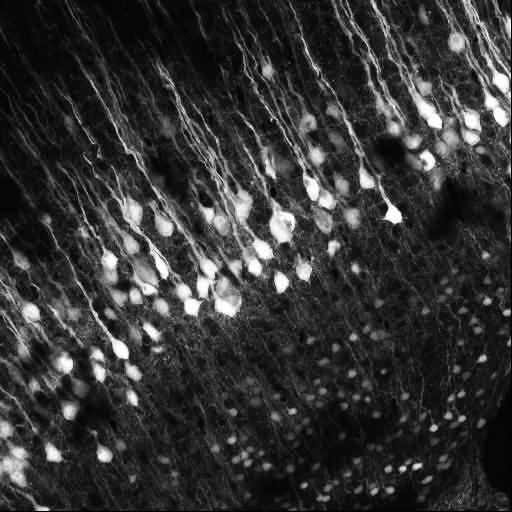
#> input picture data/cells.png, 512 x 512 px
$ jupyter execute deconvolution.ipynb
#> lines starting #> are read from the running program, lines starting #| are printed output that depends on the picture
# [Lab Session 4](deconvolution.ipynb)

[cell 1]
import numpy as np
import matplotlib.pyplot as plt

from skimage.restoration import wiener
from scipy.signal import convolve2d as conv
from scipy.stats import multivariate_normal as multi_normal

np.random.seed(0)

Load the image.

[cell 2]
img = plt.imread('data/cells.png')[128:384, 128:384] # schneidet Zeilen und Spalten 128 bis 384 aus dem Bild heraus
#> img: shape (256, 256) float32; min 0, max 1, mean 0.298
plt.imshow(img, 'gray')

**[Task 1.]()** Apply the following PSF to the image and then display it.

[cell 3]
psf_size = 10 # Größe des PSF-Kernels (10x10)
psf = np.ones((psf_size, psf_size)) / psf_size ** 2 # Normalisiertes PSF-Kernel -> alles Werte der matrix =1

[cell 4]
img_psf = conv(img, psf, mode='same', boundary='symm') # Faltung des Bildes mit dem PSF-Kernel (Bild wird verwischt)
plt.imshow(img_psf, 'gray')

**[Task 2.]()** Have a look at the Gaussian PSF which is not uniformly distributed. Apply it to the image.

[cell 5]
def create_psf(size): # erstellt ein PSF-Kernel basierend auf einer 2D-Gaußverteilung
    factor = size * 1.8
    x, y = np.mgrid[0:size:1, 0:size:1]
    pos = np.empty(x.shape + (2,))
    pos[:, :, 0] = x
    pos[:, :, 1] = y
    rv = multi_normal([int(size / 2), (int(size / 2))], [[factor * 1., factor * 1.2], [factor * .5, factor * .7]])
    return rv.pdf(pos)

plt.imshow(create_psf(psf_size), 'gray')
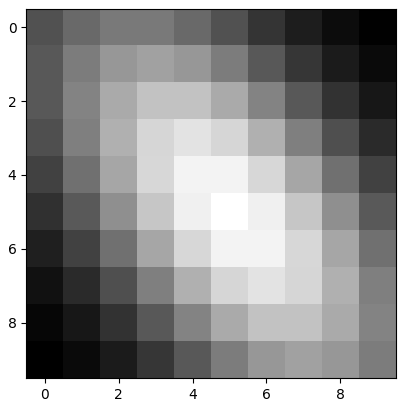
#> figure drawn by matplotlib, 1 panel

Apply the second psf to the image:

[cell 6]
img_blurred_psf = conv(img, create_psf(psf_size), mode='same', boundary='symm') # Faltung des Bildes mit dem Gauß-PSF-Kernel
plt.imshow(img_blurred_psf, 'gray')

**[Task 3.]()** Implement a reusable function that performs the Richardson-Lucy deconvolution.

[cell 7]
def richardson_lucy_deconvolution(image, psf, n_iterations):
#> called with psf = array of shape (10, 10), n_iterations = 30
    img_deconv = np.full(image.shape, 0.5) #Schätzwert (0,5)
    for _ in range(n_iterations):
        conv_img = conv(img_deconv, psf, mode='same', boundary='symm') # Faltung des aktuellen Schätzwerts mit dem PSF-Kernel
        relative_blur = image / (conv_img + 1e-7) #Berechnung des Fehlers
        img_deconv *= conv(relative_blur, psf[::-1, ::-1], mode='same', boundary='symm') # Aktualisierung des Schätzwerts
    img_deconv = img_deconv.clip(0,1) #clippen der Werte zwischen 0 und 1
    return img_deconv

**[Task 4.]()** Apply the Richardson-Lucy deconvolution to the blurred image.

[cell 8]
# apply richardson-lucy deconvolution to the blurred image
r_l_deconvolved_img = richardson_lucy_deconvolution(img_blurred_psf, create_psf(psf_size), n_iterations=30)
plt.imshow(r_l_deconvolved_img, 'gray')

[cell 9]
plt.figure(figsize=(20,5))
plt.subplot(1, 3, 1)
plt.axis('off')
plt.imshow(img, 'gray')
plt.title('Original image')
plt.subplot(1, 3, 2)
plt.axis('off')
plt.imshow(img_blurred_psf, 'gray')
plt.title('Blurred image')
plt.subplot(1, 3, 3)
plt.axis('off')
plt.imshow(r_l_deconvolved_img, 'gray')
plt.title('R-L deconvolution')
plt.show()

**[Task 5.]()** Add noise to the image, use the R-L deconvolution again.

[cell 10]
noise = (np.random.normal(loc=0,size=img.shape))
reduce_factor = 5
noise = noise / reduce_factor

[cell 11]
# add noise to the blurred image
noisy_blurred_img = (img_blurred_psf + noise).clip(0,1)
plt.imshow(noisy_blurred_img, 'gray')
plt.title('Noisy blurred image')
plt.show()

# apply richardson-lucy deconvolution to the noisy blurred image
r_l_deconvolved_noisy_img = richardson_lucy_deconvolution(noisy_blurred_img, create_psf(psf_size), n_iterations=30)
#> call 2 of richardson_lucy_deconvolution, with psf = array of shape (10, 10), n_iterations = 30
#> after the loop in richardson_lucy_deconvolution (call 2), `for _ in range(n_iterations):`:
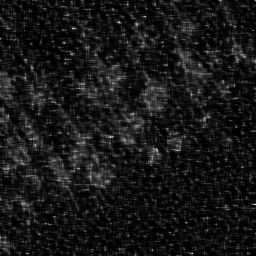
#> img_deconv: shape (256, 256) float64; min 0.000189, max 2.41, mean 0.227; drawn with min black and max white
plt.imshow(r_l_deconvolved_noisy_img, 'gray')
plt.title('R-L deconvolution of noisy image')
plt.show()

**[Task 6.]()** Compare your R-L implementation to a wiener deconvolution.

[cell 12]
#compare your richardson-lucy implementation with the wiener filter deconvolution
wiener_deconvolved_img = wiener(img_blurred_psf, create_psf(psf_size), balance=0.1)
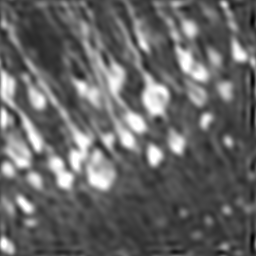
#> wiener_deconvolved_img: shape (256, 256) float64; min -0.171, max 1, mean 0.298; drawn with min black and max white
plt.figure(figsize=(15,5))
plt.subplot(1, 3, 1)
plt.axis('off')
plt.imshow(img, 'gray')
plt.title('Original image')
plt.subplot(1, 3, 2)
plt.axis('off')
plt.imshow(r_l_deconvolved_img, 'gray')
plt.title('R-L deconvolution')
plt.subplot(1, 3, 3)
plt.axis('off')
plt.imshow(wiener_deconvolved_img, 'gray')
plt.title('Wiener filter deconvolution')
plt.show()

**[Task 7.]()** Repeat Tasks 4–6 using a smaller value for the size of the PSF.

[cell 13]
small_psf_size = 5
small_psf = np.ones((small_psf_size, small_psf_size)) / psf_size ** 2

small_img_blurred_psf = conv(img, create_psf(small_psf_size), mode='same', boundary='symm')
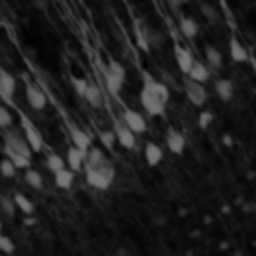
#> small_img_blurred_psf: shape (256, 256) float64; min 0.0105, max 0.455, mean 0.136

# apply richardson-lucy deconvolution to the blurred image
small_r_l_deconvolved_img = richardson_lucy_deconvolution(img_blurred_psf, create_psf(small_psf_size), n_iterations=30)

plt.figure(figsize=(15,5))
plt.subplot(1, 2, 1)
plt.axis('off')
plt.imshow(small_img_blurred_psf, 'gray')
plt.title('Image blurred with small PSF')
plt.subplot(1, 2, 2)
plt.axis('off')
plt.imshow(r_l_deconvolved_img, 'gray')
plt.title('R-L deconvolution with small PSF')
plt.show()

# add noise to the blurred image
small_noisy_blurred_img = (small_img_blurred_psf + noise).clip(0,1)
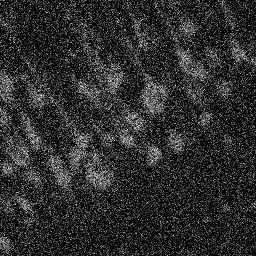
#> small_noisy_blurred_img: shape (256, 256) float64; min 0, max 1, mean 0.171

# apply richardson-lucy deconvolution to the noisy blurred image
small_r_l_deconvolved_noisy_img = richardson_lucy_deconvolution(small_noisy_blurred_img, create_psf(small_psf_size), n_iterations=30)
#> call 4 of richardson_lucy_deconvolution, with psf = array of shape (5, 5), n_iterations = 30
#> after the loop in richardson_lucy_deconvolution (call 4), `for _ in range(n_iterations):`:
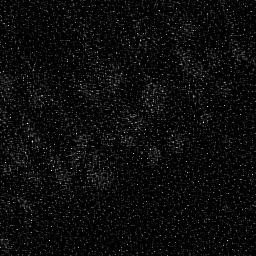
#> img_deconv: shape (256, 256) float64; min 6.22e-13, max 3.82, mean 0.171; drawn with min black and max white
#> after the loop in richardson_lucy_deconvolution (call 4), `for _ in range(n_iterations):`:
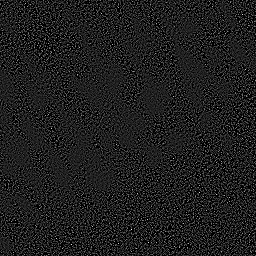
#> relative_blur: shape (256, 256) float64; min 0, max 16.66, mean 2.04; drawn with min black and max white
#> in richardson_lucy_deconvolution (call 4), `img_deconv = img_deconv.clip(0,1)`:
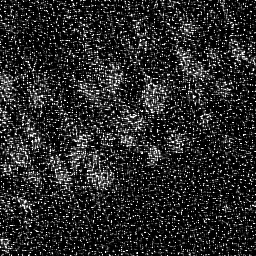
#> img_deconv: shape (256, 256) float64; min 6.22e-13, max 1, mean 0.16

plt.figure(figsize=(15,5))
plt.subplot(1, 2, 1)
plt.axis('off')
plt.imshow(small_noisy_blurred_img, 'gray')
plt.title('Noisy blurred image with small PSF')
plt.subplot(1, 2, 2)
plt.axis('off')
plt.imshow(small_r_l_deconvolved_noisy_img, 'gray')
plt.title('R-L deconvolution of noisy image with small PSF')
plt.show()


#compare your richardson-lucy implementation with the wiener filter deconvolution
small_wiener_deconvolved_img = wiener(small_img_blurred_psf, create_psf(small_psf_size), balance=0.1)
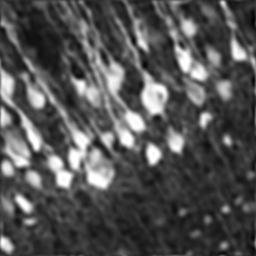
#> small_wiener_deconvolved_img: shape (256, 256) float64; min -0.0427, max 1, mean 0.298; drawn with min black and max white
plt.figure(figsize=(15,5))
plt.subplot(1, 3, 1)
plt.axis('off')
plt.imshow(img, 'gray')
plt.title('Original image')
plt.subplot(1, 3, 2)
plt.axis('off')
plt.imshow(small_r_l_deconvolved_img, 'gray')
plt.title('R-L deconvolution')
plt.subplot(1, 3, 3)
plt.axis('off')
plt.imshow(small_wiener_deconvolved_img, 'gray')
plt.title('Wiener filter deconvolution')
plt.show()

**[Task 8.]()** Use a wrong PSF to restore the image

[cell 14]
deconv_wrong_psf = richardson_lucy_deconvolution(img_blurred_psf, create_psf(psf_size), n_iterations=100)
#> after the loop in richardson_lucy_deconvolution (call 5), `for _ in range(n_iterations):`:
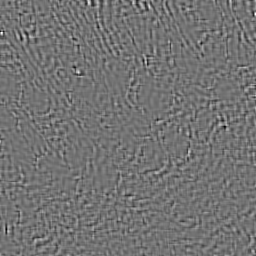
#> relative_blur: shape (256, 256) float64; min 1.39, max 1.6, mean 1.48; drawn with min black and max white
deconv_wrong_psf = richardson_lucy_deconvolution(img_psf, create_psf(psf_size), n_iterations=100)
